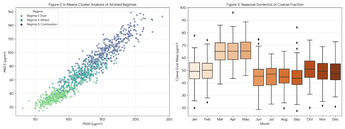
#> input picture orig_fig_2.png, 345 x 129 px, shrunk from 1375 x 516 before the run, found by its file name
$ python fix_titles.py
#> lines starting #> are read from the running program, lines starting #| are printed output that depends on the picture
#!/usr/bin/env python3
"""Replace only the figure titles in the original images. Keep everything else intact."""

from PIL import Image, ImageDraw, ImageFont
import numpy as np

def find_title_y(img_arr, half='left', threshold=200):
    """Find the y row where title text starts by scanning for dark pixels near top."""
    w = img_arr.shape[1]
    x_start = 0 if half == 'left' else w // 2
    x_end   = w // 2 if half == 'left' else w
    # Scan top 80px for the title text band
    for y in range(5, 80):
        row = img_arr[y, x_start:x_end, :3]
        dark = np.sum(row < threshold, axis=1)
        if np.any(dark == 3):  # found a dark pixel (text)
            return y
    return 20

def replace_title(img_path, out_path, left_title, right_title):
#> called with img_path = '/home/user/Skill/orig_fig_2.png', out_path = '/home/user/Skill/figure2_combined.png', right_title = '(b) Seasonal Dynamics of Coarse Fraction'
    img = Image.open(img_path).convert('RGB')
#> img is the input picture: PIL image 345x129 RGB; mean R, G, B 241.7, 240.7, 238.9
    arr = np.array(img)
    w, h = img.size
#> w = 345; h = 129

    # Detect background colour from top-left corner
    bg_color = tuple(arr[3, 3, :3].tolist())  # usually white or near-white
#> bg_color = (255, 255, 255)

    draw = ImageDraw.Draw(img)

    # Try to load a font similar to the original (DejaVu Sans / default)
    try:
        font = ImageFont.truetype('/usr/share/fonts/truetype/dejavu/DejaVuSans.ttf', 18)
    except:
        font = ImageFont.load_default()

    # White-out top title band for each half, then write new title
    half_w = w // 2
#> half_w = 172
    title_band_h = 38  # pixels to blank

    for side, title in [('left', left_title), ('right', right_title)]:
        x0 = 0       if side == 'left' else half_w
        x1 = half_w  if side == 'left' else w

        # Blank the title area
        draw.rectangle([x0, 0, x1, title_band_h], fill=bg_color)

        # Measure text width to centre it
        bbox = draw.textbbox((0, 0), title, font=font)
        tw = bbox[2] - bbox[0]
        cx = x0 + (half_w - tw) // 2
        draw.text((cx, 8), title, fill=(0, 0, 0), font=font)
#> this loop made 2 passes
#> (bbox, tw, cx) on passes 1 to 2: ((0, 3, 435, 21), 435, -132), ((0, 3, 376, 21), 376, 70)

    img.save(out_path, dpi=(300, 300))
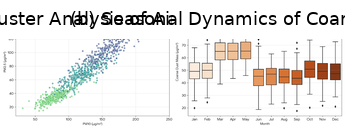
#> saved as figure2_combined.png: PIL image 345x129 RGB; mean R, G, B 235.1, 234, 232.1
    print(f'Saved: {out_path}')

# orig_fig_2 = Figure 2 (left) + Figure 3 (right)
replace_title(
    '/home/user/Skill/orig_fig_2.png',
    '/home/user/Skill/figure2_combined.png',
    left_title  = '(a) k-Means Cluster Analysis of Airshed Regimes',
    right_title = '(b) Seasonal Dynamics of Coarse Fraction'
)

# orig_fig_1 = Figure 4 (left) + Figure 5 (right)
replace_title(
    '/home/user/Skill/orig_fig_1.png',
    '/home/user/Skill/figure3_combined.png',
    left_title  = '(a) Diurnal Cycle of Resuspension vs Ratio',
    right_title = '(b) Spearman Correlation Matrix'
)
#> call 2 of replace_title, with img_path = '/home/user/Skill/orig_fig_1.png', out_path = '/home/user/Skill/figure3_combined.png', right_title = '(b) Spearman Correlation Matrix'
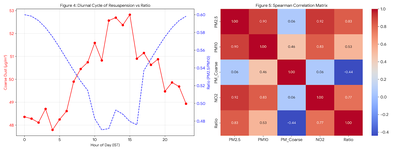
#> input picture orig_fig_1.png, 402 x 151 px, shrunk from 1600 x 600 before the run, found by its file name
#> in replace_title, img is the input picture: PIL image 402x151 RGB; mean R, G, B 232.6, 204, 209.2
#> the loop in replace_title (call 2), `for side, title in [('left', left_title), ('right', right_title)]:` made 2 passes
#> (bbox, tw, cx) on passes 1 to 2: ((0, 3, 381, 21), 381, -90), ((0, 3, 291, 21), 291, 156)
#> in replace_title (call 2), `img.save(out_path, dpi=(300, 300))`:
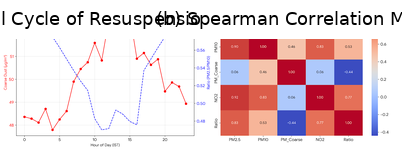
#> saved as figure3_combined.png: PIL image 402x151 RGB; mean R, G, B 230.6, 210.4, 215

# orig_fig_0 = Figure 6 (left) + Figure 7 (right)
replace_title(
    '/home/user/Skill/orig_fig_0.png',
    '/home/user/Skill/figure4_combined.png',
    left_title  = '(a) Weekly Anthropogenic Cycle',
    right_title = '(b) Seasonal Regression Slopes'
)
#> call 3 of replace_title, with img_path = '/home/user/Skill/orig_fig_0.png', out_path = '/home/user/Skill/figure4_combined.png', left_title = '(a) Weekly Anthropogenic Cycle', right_title = '(b) Seasonal Regression Slopes'
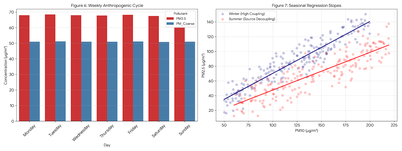
#> input picture orig_fig_0.png, 402 x 151 px, shrunk from 1600 x 600 before the run, found by its file name
#> in replace_title, img is the input picture: PIL image 402x151 RGB; mean R, G, B 225.8, 210.3, 215.3
#> the loop in replace_title (call 3), `for side, title in [('left', left_title), ('right', right_title)]:` made 2 passes
#> (bbox, tw, cx) on passes 1 to 2: ((0, 3, 288, 21), 288, -44), ((0, 3, 282, 21), 282, 160)
#> in replace_title (call 3), `img.save(out_path, dpi=(300, 300))`:
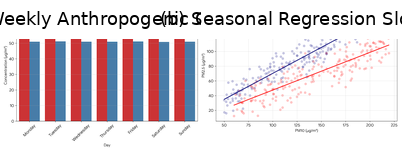
#> saved as figure4_combined.png: PIL image 402x151 RGB; mean R, G, B 221.6, 210.2, 215.1

print('\nDone — all titles replaced, images otherwise unchanged.')
